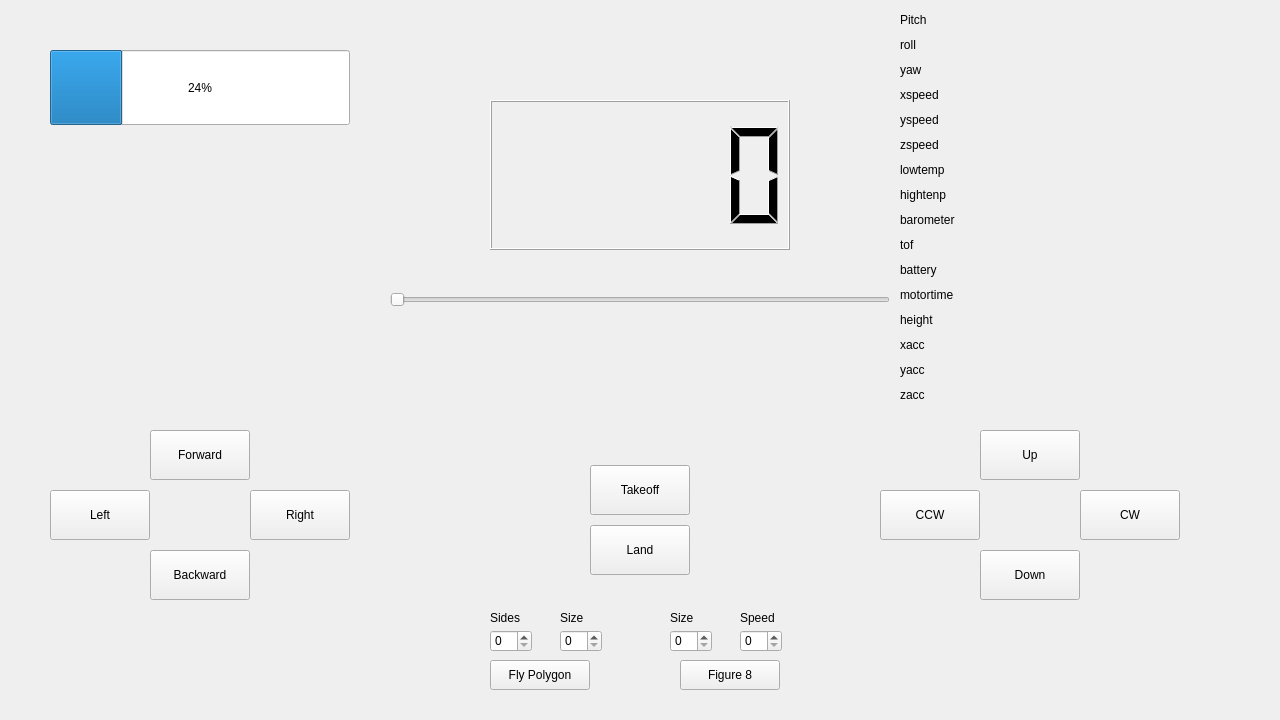
<?xml version="1.0" encoding="UTF-8"?>
<ui version="4.0">
 <class>Form</class>
 <widget class="QWidget" name="Form">
  <property name="geometry">
   <rect>
    <x>0</x>
    <y>0</y>
    <width>1280</width>
    <height>720</height>
   </rect>
  </property>
  <property name="windowTitle">
   <string>Form</string>
  </property>
  <widget class="QPushButton" name="forwardBtn">
   <property name="geometry">
    <rect>
     <x>150</x>
     <y>430</y>
     <width>100</width>
     <height>50</height>
    </rect>
   </property>
   <property name="text">
    <string>Forward</string>
   </property>
  </widget>
  <widget class="QPushButton" name="backwardBtn">
   <property name="geometry">
    <rect>
     <x>150</x>
     <y>550</y>
     <width>100</width>
     <height>50</height>
    </rect>
   </property>
   <property name="text">
    <string>Backward</string>
   </property>
  </widget>
  <widget class="QPushButton" name="rightBtn">
   <property name="geometry">
    <rect>
     <x>250</x>
     <y>490</y>
     <width>100</width>
     <height>50</height>
    </rect>
   </property>
   <property name="text">
    <string>Right</string>
   </property>
  </widget>
  <widget class="QPushButton" name="leftBtn">
   <property name="geometry">
    <rect>
     <x>50</x>
     <y>490</y>
     <width>100</width>
     <height>50</height>
    </rect>
   </property>
   <property name="text">
    <string>Left</string>
   </property>
  </widget>
  <widget class="QPushButton" name="upBtn">
   <property name="geometry">
    <rect>
     <x>980</x>
     <y>430</y>
     <width>100</width>
     <height>50</height>
    </rect>
   </property>
   <property name="text">
    <string>Up</string>
   </property>
  </widget>
  <widget class="QPushButton" name="downBtn">
   <property name="geometry">
    <rect>
     <x>980</x>
     <y>550</y>
     <width>100</width>
     <height>50</height>
    </rect>
   </property>
   <property name="text">
    <string>Down</string>
   </property>
  </widget>
  <widget class="QProgressBar" name="batteryPercentage">
   <property name="geometry">
    <rect>
     <x>50</x>
     <y>50</y>
     <width>300</width>
     <height>75</height>
    </rect>
   </property>
   <property name="value">
    <number>24</number>
   </property>
  </widget>
  <widget class="QPushButton" name="counterclockwiseBtn">
   <property name="geometry">
    <rect>
     <x>880</x>
     <y>490</y>
     <width>100</width>
     <height>50</height>
    </rect>
   </property>
   <property name="text">
    <string>CCW</string>
   </property>
  </widget>
  <widget class="QPushButton" name="clockwiseBtn">
   <property name="geometry">
    <rect>
     <x>1080</x>
     <y>490</y>
     <width>100</width>
     <height>50</height>
    </rect>
   </property>
   <property name="text">
    <string>CW</string>
   </property>
  </widget>
  <widget class="QSlider" name="setSpeedSlider">
   <property name="geometry">
    <rect>
     <x>390</x>
     <y>275</y>
     <width>500</width>
     <height>50</height>
    </rect>
   </property>
   <property name="orientation">
    <enum>Qt::Horizontal</enum>
   </property>
  </widget>
  <widget class="QLCDNumber" name="speedVal">
   <property name="geometry">
    <rect>
     <x>490</x>
     <y>100</y>
     <width>300</width>
     <height>150</height>
    </rect>
   </property>
  </widget>
  <widget class="QPushButton" name="takeoffBtn">
   <property name="geometry">
    <rect>
     <x>590</x>
     <y>465</y>
     <width>100</width>
     <height>50</height>
    </rect>
   </property>
   <property name="text">
    <string>Takeoff</string>
   </property>
  </widget>
  <widget class="QPushButton" name="landBtn">
   <property name="geometry">
    <rect>
     <x>590</x>
     <y>525</y>
     <width>100</width>
     <height>50</height>
    </rect>
   </property>
   <property name="text">
    <string>Land</string>
   </property>
  </widget>
  <widget class="QLabel" name="pitchLabel">
   <property name="geometry">
    <rect>
     <x>900</x>
     <y>10</y>
     <width>350</width>
     <height>20</height>
    </rect>
   </property>
   <property name="text">
    <string>Pitch</string>
   </property>
  </widget>
  <widget class="QLabel" name="rollLabel">
   <property name="geometry">
    <rect>
     <x>900</x>
     <y>35</y>
     <width>350</width>
     <height>20</height>
    </rect>
   </property>
   <property name="text">
    <string>roll</string>
   </property>
  </widget>
  <widget class="QLabel" name="yawLabel">
   <property name="geometry">
    <rect>
     <x>900</x>
     <y>60</y>
     <width>350</width>
     <height>20</height>
    </rect>
   </property>
   <property name="text">
    <string>yaw</string>
   </property>
  </widget>
  <widget class="QLabel" name="xSpeedLabel">
   <property name="geometry">
    <rect>
     <x>900</x>
     <y>85</y>
     <width>3505</width>
     <height>20</height>
    </rect>
   </property>
   <property name="text">
    <string>xspeed</string>
   </property>
  </widget>
  <widget class="QLabel" name="ySpeedLabel">
   <property name="geometry">
    <rect>
     <x>900</x>
     <y>110</y>
     <width>350</width>
     <height>20</height>
    </rect>
   </property>
   <property name="text">
    <string>yspeed</string>
   </property>
  </widget>
  <widget class="QLabel" name="zSpeedLabel">
   <property name="geometry">
    <rect>
     <x>900</x>
     <y>135</y>
     <width>350</width>
     <height>20</height>
    </rect>
   </property>
   <property name="text">
    <string>zspeed</string>
   </property>
  </widget>
  <widget class="QLabel" name="lowestTempLabel">
   <property name="geometry">
    <rect>
     <x>900</x>
     <y>160</y>
     <width>350</width>
     <height>20</height>
    </rect>
   </property>
   <property name="text">
    <string>lowtemp</string>
   </property>
  </widget>
  <widget class="QLabel" name="highestTempLabel">
   <property name="geometry">
    <rect>
     <x>900</x>
     <y>185</y>
     <width>350</width>
     <height>20</height>
    </rect>
   </property>
   <property name="text">
    <string>hightenp</string>
   </property>
  </widget>
  <widget class="QLabel" name="barometerLabel">
   <property name="geometry">
    <rect>
     <x>900</x>
     <y>210</y>
     <width>75</width>
     <height>20</height>
    </rect>
   </property>
   <property name="text">
    <string>barometer</string>
   </property>
  </widget>
  <widget class="QLabel" name="TOFLabel">
   <property name="geometry">
    <rect>
     <x>900</x>
     <y>235</y>
     <width>350</width>
     <height>20</height>
    </rect>
   </property>
   <property name="text">
    <string>tof</string>
   </property>
  </widget>
  <widget class="QPushButton" name="flyPolygonBtn">
   <property name="geometry">
    <rect>
     <x>490</x>
     <y>660</y>
     <width>100</width>
     <height>30</height>
    </rect>
   </property>
   <property name="text">
    <string>Fly Polygon</string>
   </property>
  </widget>
  <widget class="QSpinBox" name="sidesPolygon">
   <property name="geometry">
    <rect>
     <x>490</x>
     <y>630</y>
     <width>42</width>
     <height>22</height>
    </rect>
   </property>
  </widget>
  <widget class="QLabel" name="label">
   <property name="geometry">
    <rect>
     <x>490</x>
     <y>610</y>
     <width>55</width>
     <height>16</height>
    </rect>
   </property>
   <property name="text">
    <string>Sides</string>
   </property>
  </widget>
  <widget class="QSpinBox" name="sizePolygon">
   <property name="geometry">
    <rect>
     <x>560</x>
     <y>630</y>
     <width>42</width>
     <height>22</height>
    </rect>
   </property>
  </widget>
  <widget class="QLabel" name="label_2">
   <property name="geometry">
    <rect>
     <x>560</x>
     <y>610</y>
     <width>55</width>
     <height>16</height>
    </rect>
   </property>
   <property name="text">
    <string>Size</string>
   </property>
  </widget>
  <widget class="QPushButton" name="figure8Btn">
   <property name="geometry">
    <rect>
     <x>680</x>
     <y>660</y>
     <width>100</width>
     <height>30</height>
    </rect>
   </property>
   <property name="text">
    <string>Figure 8</string>
   </property>
  </widget>
  <widget class="QLabel" name="label_3">
   <property name="geometry">
    <rect>
     <x>670</x>
     <y>610</y>
     <width>55</width>
     <height>16</height>
    </rect>
   </property>
   <property name="text">
    <string>Size</string>
   </property>
  </widget>
  <widget class="QSpinBox" name="speed8">
   <property name="geometry">
    <rect>
     <x>740</x>
     <y>630</y>
     <width>42</width>
     <height>22</height>
    </rect>
   </property>
  </widget>
  <widget class="QLabel" name="label_4">
   <property name="geometry">
    <rect>
     <x>740</x>
     <y>610</y>
     <width>55</width>
     <height>16</height>
    </rect>
   </property>
   <property name="text">
    <string>Speed</string>
   </property>
  </widget>
  <widget class="QSpinBox" name="size8_2">
   <property name="geometry">
    <rect>
     <x>670</x>
     <y>630</y>
     <width>42</width>
     <height>22</height>
    </rect>
   </property>
  </widget>
  <widget class="QLabel" name="batteryLabel">
   <property name="geometry">
    <rect>
     <x>900</x>
     <y>260</y>
     <width>350</width>
     <height>20</height>
    </rect>
   </property>
   <property name="text">
    <string>battery</string>
   </property>
  </widget>
  <widget class="QLabel" name="motorTimeLabel">
   <property name="geometry">
    <rect>
     <x>900</x>
     <y>285</y>
     <width>350</width>
     <height>20</height>
    </rect>
   </property>
   <property name="text">
    <string>motortime</string>
   </property>
  </widget>
  <widget class="QLabel" name="heightLabel">
   <property name="geometry">
    <rect>
     <x>900</x>
     <y>310</y>
     <width>350</width>
     <height>20</height>
    </rect>
   </property>
   <property name="text">
    <string>height</string>
   </property>
  </widget>
  <widget class="QLabel" name="xAccelLabel">
   <property name="geometry">
    <rect>
     <x>900</x>
     <y>335</y>
     <width>350</width>
     <height>20</height>
    </rect>
   </property>
   <property name="text">
    <string>xacc</string>
   </property>
  </widget>
  <widget class="QLabel" name="yAccelLabel">
   <property name="geometry">
    <rect>
     <x>900</x>
     <y>360</y>
     <width>350</width>
     <height>20</height>
    </rect>
   </property>
   <property name="text">
    <string>yacc</string>
   </property>
  </widget>
  <widget class="QLabel" name="zAccelLabel">
   <property name="geometry">
    <rect>
     <x>900</x>
     <y>385</y>
     <width>350</width>
     <height>20</height>
    </rect>
   </property>
   <property name="text">
    <string>zacc</string>
   </property>
  </widget>
 </widget>
 <resources/>
 <connections/>
 <slots>
  <slot>hello()</slot>
  <slot>hi()</slot>
 </slots>
</ui>
